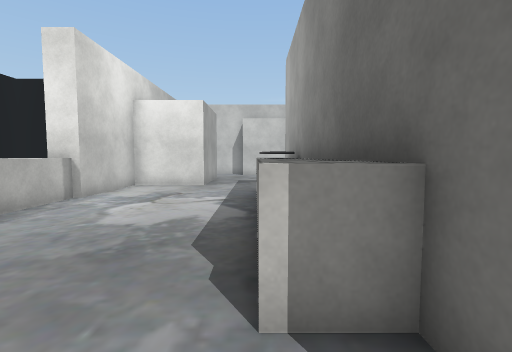
View 1 (above)

20 first-person views from a walk through a Unity game level. The camera is 1.3 m above the floor, tilts 4° down and sees 85° across. The floor is counted in squares, 1 m on a side. Each view is taken from the middle of a square. On the plan, view 1 faces up. The plan holds only what a view shows up to about 13 squares ahead; the rest is blank. The place goes on beyond the plan. The player is left out. Some surface patterns are stand-ins.

View 2
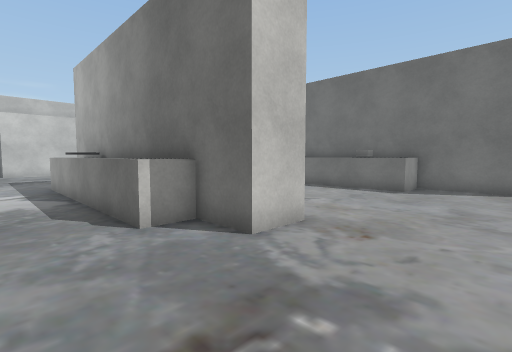

View 3
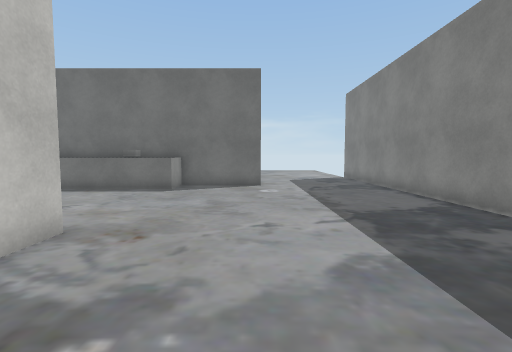

View 4
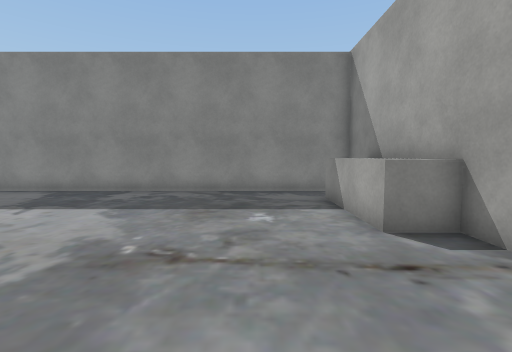

View 5
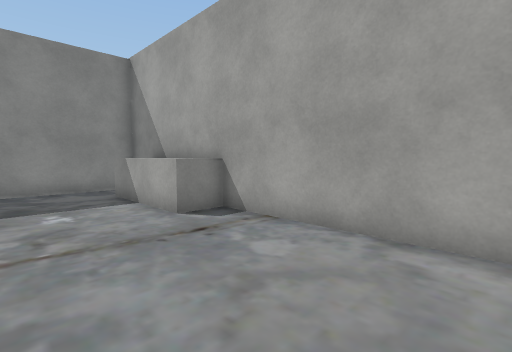

View 6
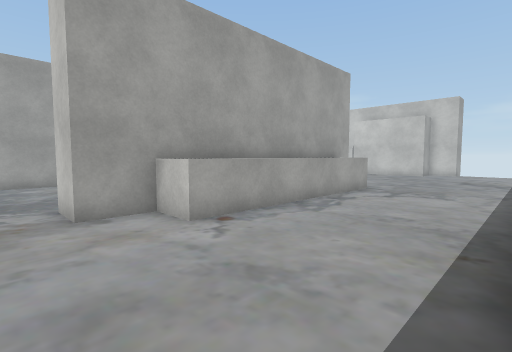

View 7
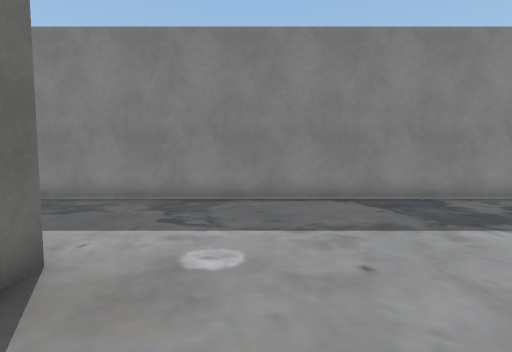

View 8
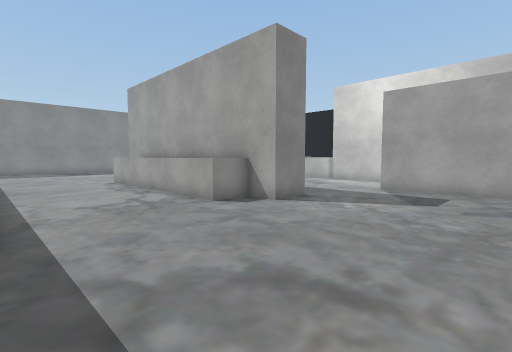

View 9
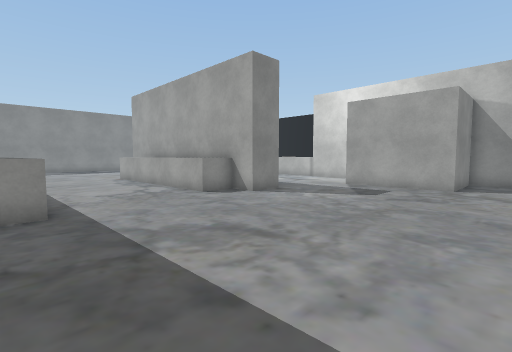

View 10
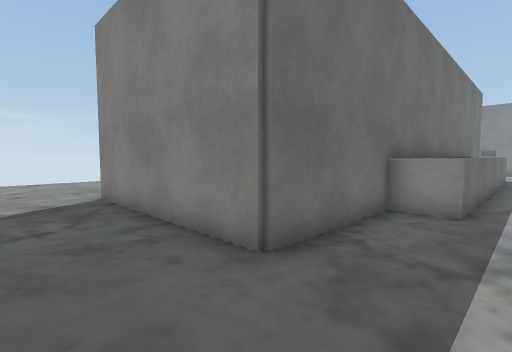

View 11
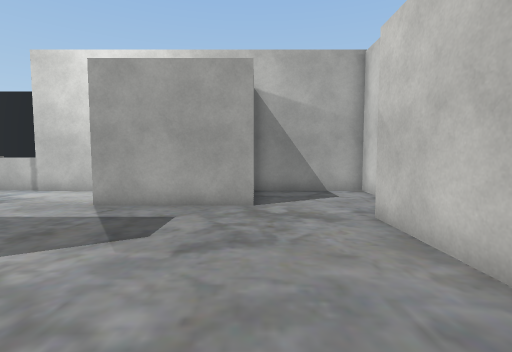

View 12
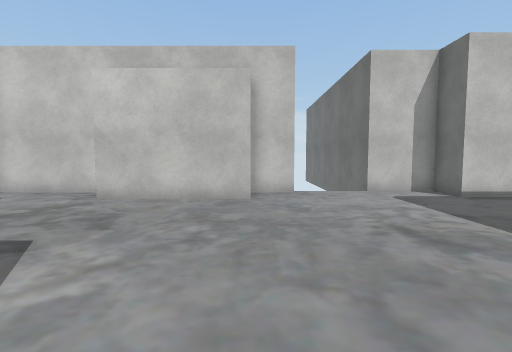

View 13
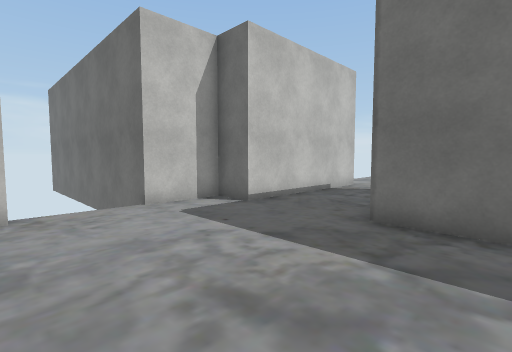

View 14
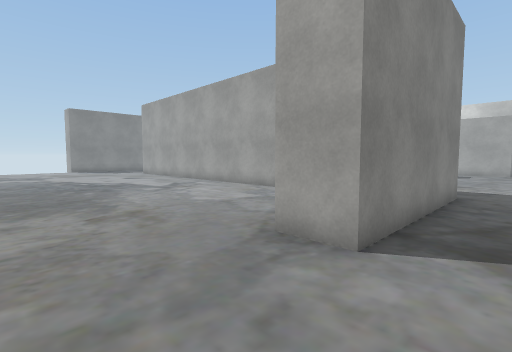

View 15
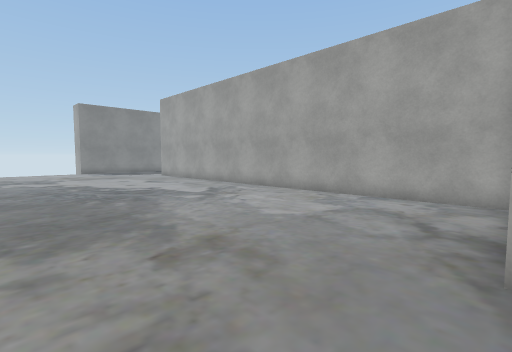

View 16
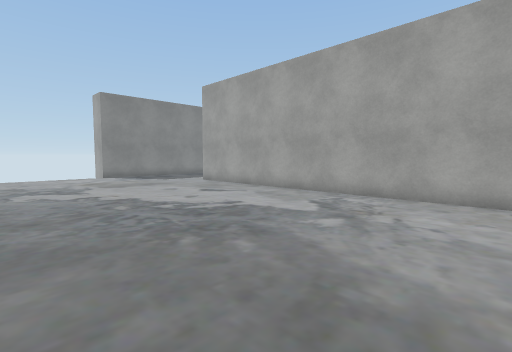

View 17
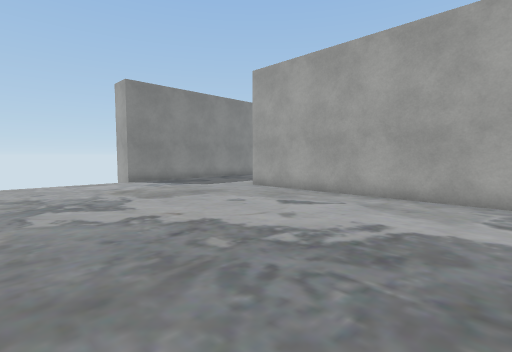

View 18
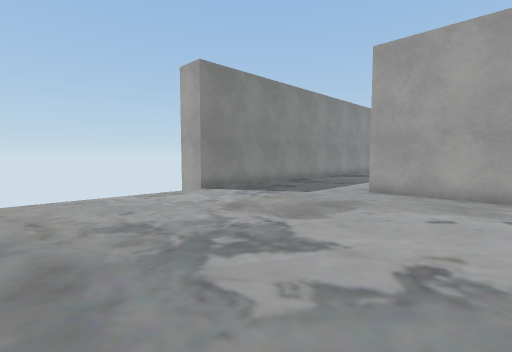

View 19
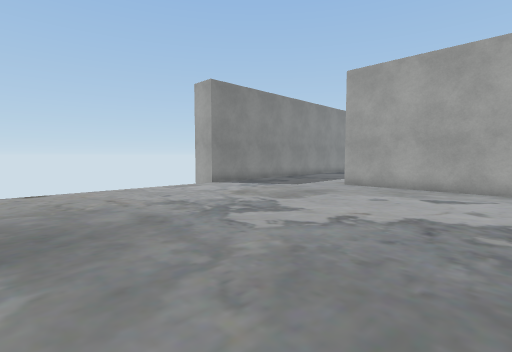

View 20
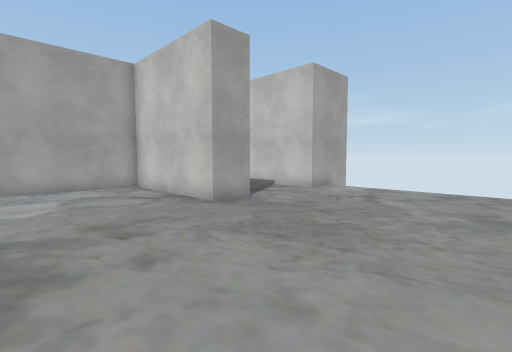

### Floor plan
Key: @ floor where view 1 was taken; # wall or solid block; . floor; = window, fence, low wall or low ledge; ^ raised ledge; O other object.
Columns run from 7 left of view 1 to 24 right of it. Each row starts with its distance up from view 1.
 22                ####     #
 21  ######    ##.....#     #.......
 20  #....######......#######.......
 19  #..............................
 18  #..............................
 17  #####..........................
 16      #............#######.......
 15      #............#######.......
 14      #............##............
 13  #####............##............
 12  #..............^^##............
 11  #......###.....^^##...........
 10  #.....^# ^^....^^##.......... .
  9 ^#.....^^ ^^....^ ##.........
  8 ^^.....OO ^^....^ ##.........
  7  ^.....^^ ^^....^ ##.........
  6   .....^^ ^^....^ ##.........
  5   .....^^ ^^....^ ##.........
  4    ....^^ ^^....^ ##.........
  3  #.....^^ ^^....^ ##.......... .
  2  #.....^# ^^....  ##...........
  1  #......###.....^ ##............
  0  #.....@.........=##............
 -1  #................##............
 -2  #................##............
 -3  #^^..............##............
 -4  #^^............................
 -5  # ^............................
 -6  #^^............................
 -7  #^.............................
 -8  #..............................
 -9  #######################

Positions as (right, up) in squares from view 1, and headings:
1: (0, 0), facing up
2: (-2, -3), facing up-right
3: (-2, -3), facing right
4: (-2, 2), facing down
5: (-1, 3), facing down-left
6: (9, -1), facing up-left
7: (8, 0), facing down
8: (9, 17), facing down-left
9: (10, 19), facing down-left
10: (8, 19), facing down-right
11: (5, 17), facing left
12: (4, 11), facing up
13: (5, 14), facing up-right
14: (21, 18), facing down-left
15: (21, 15), facing down-left
16: (21, 10), facing down-left
17: (21, 6), facing down-left
18: (22, 1), facing down-left
19: (24, 3), facing down-left
20: (24, 10), facing up-left
